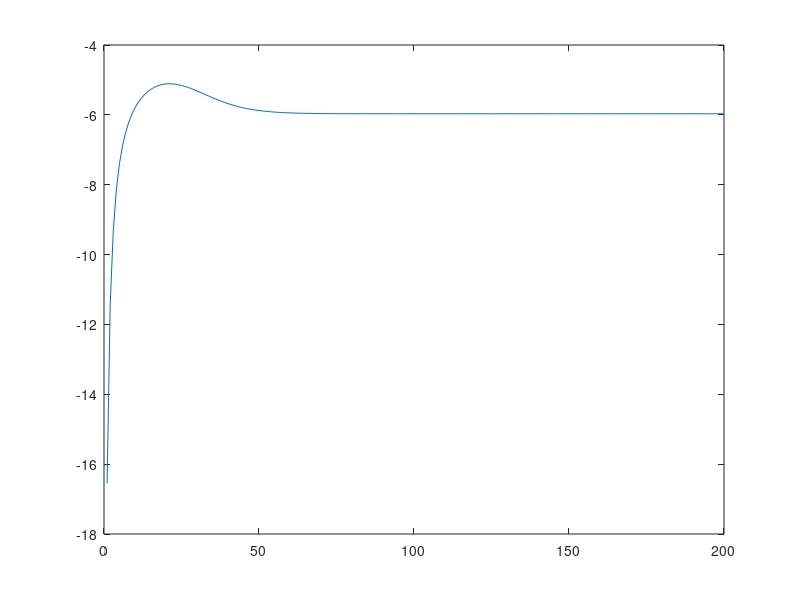

This figure's MATLAB source:
A=[0.9974 0.0539; -0.1078 1.1591];
B=[0.0013; 0.0539];
H=0;
Q=[0.25 0.00;0.00 0.05];
R=0.05;
N=200;
p=ones(2,2);
Pmult = 50;
P= Pmult*p;
Pc = P ;
X=[];
X(:,1)=[2;1];
F=[];
U=[];

for k = 1:N

F(k,:) = -inv(R+transpose(B)*Pc(:,end-1:end)*B).*(transpose(B)*Pc(:,end-1:end)*A);
U(k,1) = F(k,:)*X(:,k);
X(:,k+1) = A*X(:,k)+B*U(k,1);
P = transpose(A+B*F(k,:))*Pc(:,end-1:end)*(A+B*F(k,:)) + transpose(F(k,:))*R*F(k,:) + Q;
Pc = [Pc P] ;
 
end

plot(U)
plot(X(1,:))
plot(X(2,:))
plot(F(:,1))
plot(F(:,2))

 
